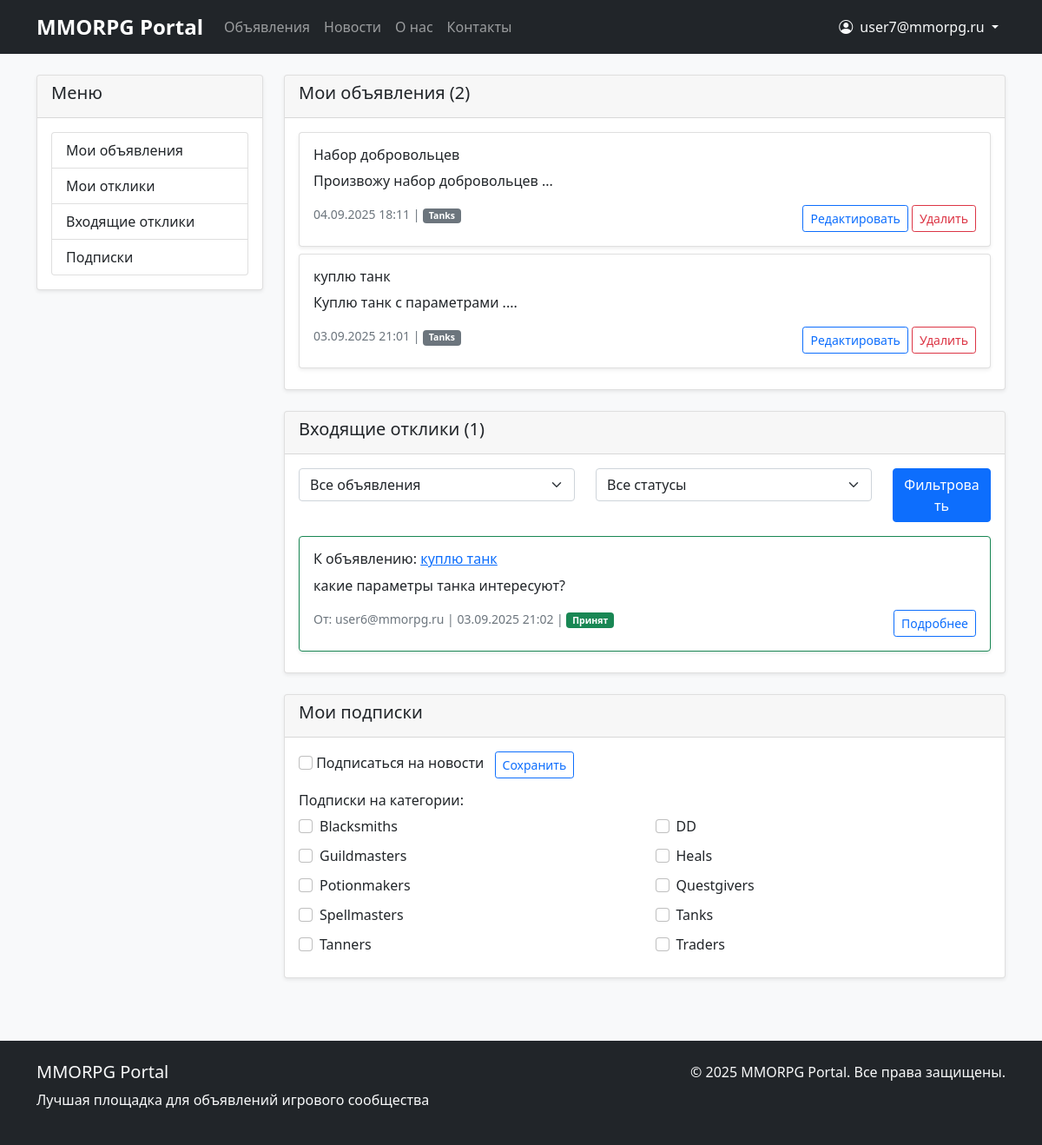
Before: /responses/ (signed in) with the older database file.
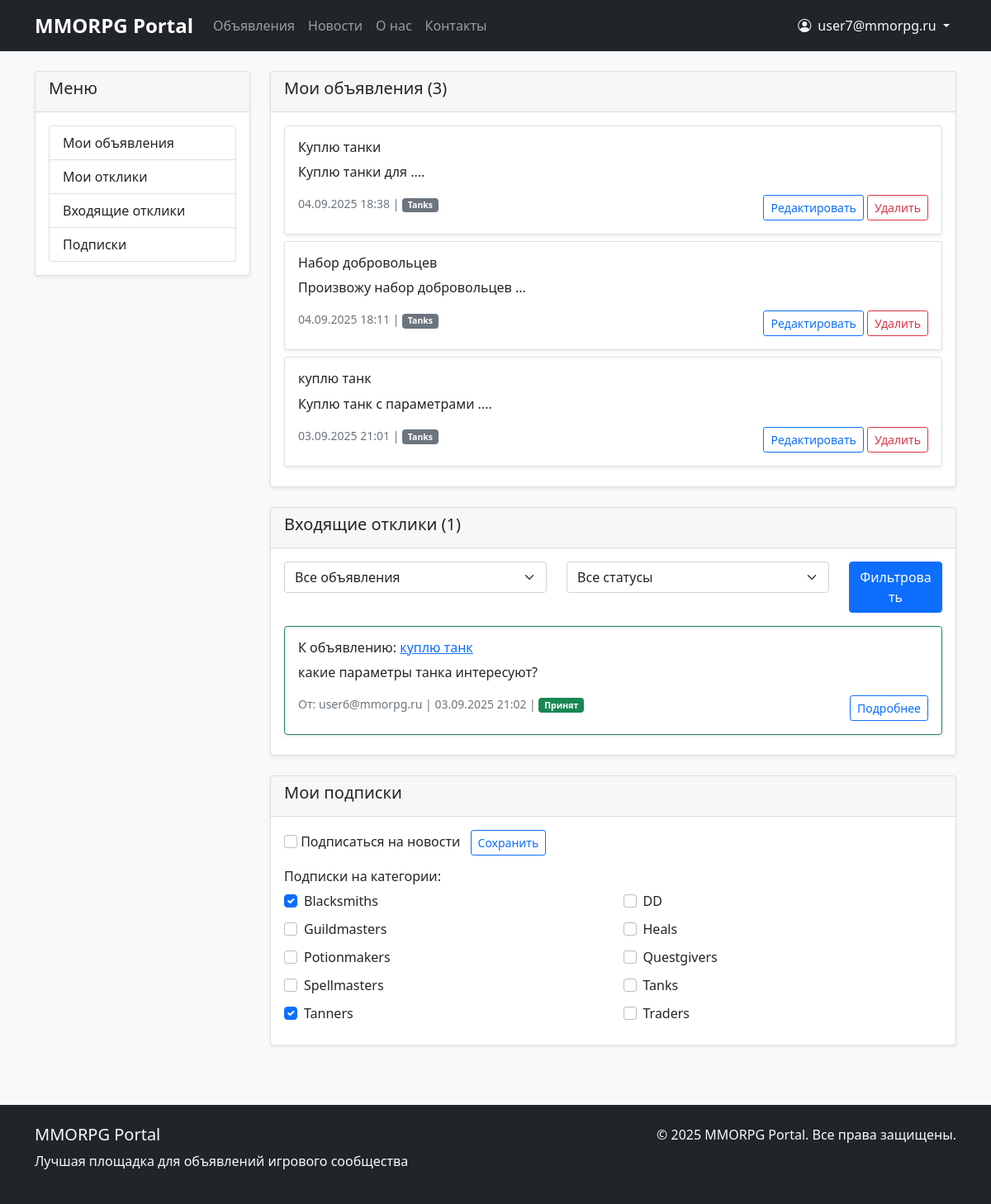
After: the same page with the newer database file.
### appNotification/models.py (models this page shows, shortened)
class Post(models.Model):
    CATEGORY_CHOICES = [
        ('tanks', _('Tanks')),
        ('heals', _('Heals')),
        ('dd', _('DD')),
        ('traders', _('Traders')),
        ('guildmasters', _('Guildmasters')),
        ('questgivers', _('Questgivers')),
        ('blacksmiths', _('Blacksmiths')),
        ('tanners', _('Tanners')),
        ('potionmakers', _('Potionmakers')),
        ('spellmasters', _('Spellmasters')),
    ]
    author = models.ForeignKey(User, on_delete=models.CASCADE, related_name='posts')
    category = models.CharField(max_length=20, choices=CATEGORY_CHOICES)
    title = models.CharField(max_length=255, validators=[MinLengthValidator(5)])
    content = RichTextUploadingField(
        verbose_name=_('Content'),
        help_text=_('You can use rich text editor with images, videos and formatting')
    )
    created_at = models.DateTimeField(auto_now_add=True)
    updated_at = models.DateTimeField(auto_now=True)
    subscribers = models.ManyToManyField(User, related_name='subscribed_posts', blank=True)
    image = models.ImageField(
        upload_to='posts/images/',
        blank=True,
        null=True,
        verbose_name=_('Main Image'),
        help_text=_('Main image for the post card')
    )
    video = models.FileField(
        upload_to='posts/videos/',
        blank=True,
        null=True,
        verbose_name=_('Main Video'),
        help_text=_('Main video file (optional)')
    )
    notify_subscribers = models.BooleanField(default=True, verbose_name=_('Notify subscribers'))
    class Meta:
        ordering = ['-created_at']
        verbose_name = _('Post')
        verbose_name_plural = _('Posts')
    def get_category_display(self):
        return dict(self.CATEGORY_CHOICES).get(self.category, self.category)

class Response(models.Model):
    post = models.ForeignKey(Post, on_delete=models.CASCADE, related_name='responses')
    author = models.ForeignKey(User, on_delete=models.CASCADE, related_name='responses')
    text = models.TextField(validators=[MinLengthValidator(10)])
    created_at = models.DateTimeField(auto_now_add=True)
    is_accepted = models.BooleanField(default=False)
    is_rejected = models.BooleanField(default=False)  # Новое поле для отклоненных откликов
    class Meta:
        ordering = ['-created_at']
        verbose_name = _('Response')
        verbose_name_plural = _('Responses')

class Category(models.Model):
    name = models.CharField(max_length=50, unique=True)
    value = models.CharField(max_length=20, unique=True, default='None')
    description = models.TextField(blank=True)
    class Meta:
        verbose_name = _('Category')
        verbose_name_plural = _('Categories')
        ordering = ['name']

### appUser/models.py (models this page shows, shortened)
class CustomUser(AbstractUser):
    email = models.EmailField(_('email address'), unique=True)
    username = models.CharField(max_length=150, blank=True, null=True)
    timezone = models.CharField(max_length=50, default='UTC')
    language = models.CharField(max_length=10, choices=[('ru', 'Russian'), ('en', 'English')], default='ru')
    email_verified = models.BooleanField(default=False)  # Новое поле для подтверждения email
    USERNAME_FIELD = 'email'
    REQUIRED_FIELDS = []
    objects = CustomUserManager()
    class Meta:
        verbose_name = _('User')
        verbose_name_plural = _('Users')

### appNotification/views.py (the view)
# urls.py: path('responses/', views.personal_cabinet, name='response_list'),
@login_required
def personal_cabinet(request):
    if request.method == 'POST':
        if 'news_subscribe' in request.POST:
            return handle_news_subscription(request)
        elif 'category_subscribe' in request.POST:
            return handle_category_subscription(request)
    return render_personal_cabinet(request)

### appNotification/context_processors.py (called while the page is built)
def categories(request):
    return {
        'categories': Category.objects.all(),
        'category_choices': [
            ('tanks', _('Tanks')),
            ('heals', _('Heals')),
            ('dd', _('DD')),
            ('traders', _('Traders')),
            ('guildmasters', _('Guildmasters')),
            ('questgivers', _('Questgivers')),
            ('blacksmiths', _('Blacksmiths')),
            ('tanners', _('Tanners')),
            ('potionmakers', _('Potionmakers')),
            ('spellmasters', _('Spellmasters')),
        ]
    }

def navigation_data(request):
    from .models import Post, News
    return {
        'recent_posts': Post.objects.order_by('-created_at')[:5],
        'recent_news': News.objects.order_by('-created_at')[:3],
        'posts_count': Post.objects.count(),
        'news_count': News.objects.count(),
    }

### appNotification/templates/appNotification/lk.html (shortened to what the changed rows need)
{% extends 'base.html' %}
{% block content %}
<div class="row">
    <div class="col-md-9">
        <div class="card mb-4" id="posts">
            <div class="card-header">
                <h5>Мои объявления ({{ user_posts.count }})</h5>
            </div>
            <div class="card-body">
                {% for post in user_posts %}
                    <div class="card mb-2">
                        <div class="card-body">
                            <h6 class="card-title">{{ post.title }}</h6>
                            <p class="card-text">{{ post.content|striptags|truncatewords:20 }}</p>
                            <div class="d-flex justify-content-between">
                                <small class="text-muted">
                                    {{ post.created_at|date:"d.m.Y H:i" }} |
                                    <span class="badge bg-secondary">{{ post.get_category_display }}</span>
                                </small>
                                <div>
                                    <a href="{% url 'post_edit' post.id %}" class="btn btn-sm btn-outline-primary">Редактировать</a>
                                    <a href="{% url 'post_delete' post.id %}" class="btn btn-sm btn-outline-danger">Удалить</a>
                                </div>
                            </div>
                        </div>
                    </div>
                {% empty %}
                    <p class="text-muted">У вас пока нет объявлений</p>
                {% endfor %}
            </div>
        </div>
        <div class="card mb-4" id="incoming">
            <div class="card-body">
                {% for response in responses_to_posts %}
                    <div class="card mb-2 {% if response.is_accepted %}border-success{% elif response.is_rejected %}border-danger{% endif %}">
                        <div class="card-body">
                            <h6 class="card-title">
                                К объявлению: <a href="{% url 'post_detail' response.post.id %}">{{ response.post.title }}</a>
                            </h6>
                            <p class="card-text">{{ response.text }}</p>
                            <div class="d-flex justify-content-between">
                                <small class="text-muted">
                                    От: {{ response.author.email }} |
                                    {{ response.created_at|date:"d.m.Y H:i" }} |
                                    {% if response.is_accepted %}
                                        <span class="badge bg-success">Принят</span>
                                    {% elif response.is_rejected %}
                                        <span class="badge bg-danger">Отклонен</span>
                                    {% else %}
                                        <span class="badge bg-warning">Ожидает</span>
                                    {% endif %}
                                </small>
                                <div>
                                    <a href="{% url 'response_detail' response.id %}" class="btn btn-sm btn-outline-primary">Подробнее</a>
                                </div>
                            </div>
                        </div>
                    </div>
                {% empty %}
                    <p class="text-muted">Нет входящих откликов</p>
                {% endfor %}
            </div>
        </div>
        <div class="card mb-4" id="subscriptions">
            <div class="card-body">
                <div class="row">
                    {% for item in categories_with_status %}
                        <div class="col-md-6 mb-2">
                            <form method="post" action="{% url 'category_subscribe' item.category.id %}">
                                <div class="form-check">
                                    <input type="checkbox" class="form-check-input" {% if item.is_subscribed %}checked{% endif %}
                                           onchange="this.form.submit()">
                                    <label class="form-check-label">{{ item.category.name }}</label>
                                </div>
                            </form>
                        </div>
                    {% endfor %}
                </div>
            </div>
        </div>
    </div>
</div>
{% endblock %}

Changed rows visible on the page:
added Post: title "Куплю танки", content "Куплю танки для ....", created_at "04.09.2025 18:38", category "Tanks"
computed for Category "Blacksmiths": is_subscribed "☐" → "☑"
computed for Category "Tanners": is_subscribed "☐" → "☑"
Other visible differences:
{{ user_posts.count }}: "2" → "3"
